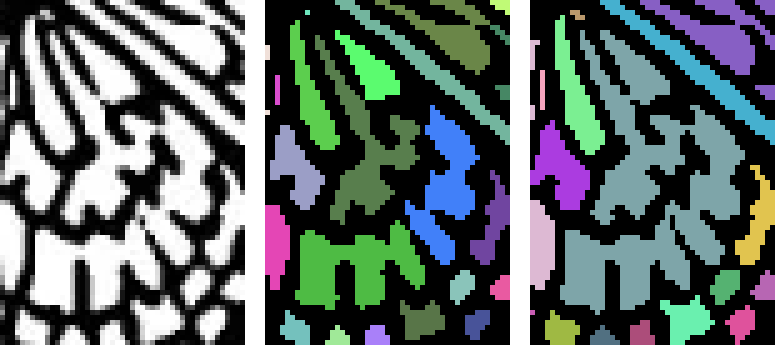
#> input picture research/region-fill/img/butterfly_leak_T200_vs_T128.png, 775 x 345 px
$ python upscale_leak.py img/butterfly_leak_T200_vs_T128.png
#> lines starting #> are read from the running program, lines starting #| are printed output that depends on the picture
"""Does segmenting on a 1500px upscale (as canvas drawImage would produce) leak more or less than native?
Representative pixel per baseline region = its distance-transform maximum (deep interior)."""
import sys, numpy as np
from PIL import Image
from scipy import ndimage
S4=[[0,1,0],[1,1,1],[0,1,0]]
im=Image.open(sys.argv[1]).convert("L"); g=np.asarray(im,dtype=np.uint8); H,W=g.shape
#> after `im = Image.open(sys.argv[1]).convert('L')`:
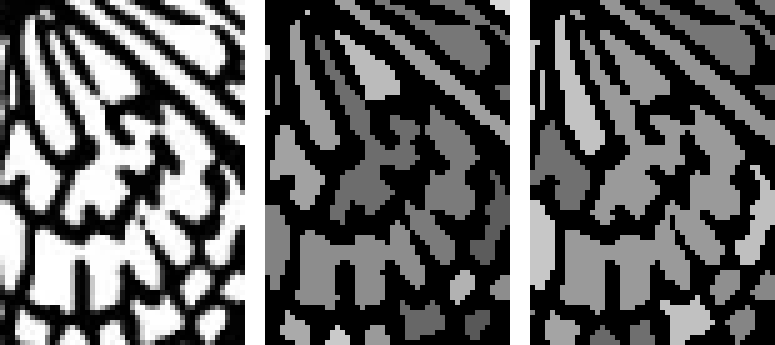
#> im: PIL image 775x345 L; min 0, max 255, mean 100.7
#> after `H, W = g.shape`: H = 345; W = 775
base,nb=ndimage.label(g>=200,structure=S4); bsz=np.bincount(base.ravel()); real=np.nonzero(bsz>=50)[0]; real=real[real>0]
#> after `base, nb = ndimage.label(g >= 200, structure=S4)`:
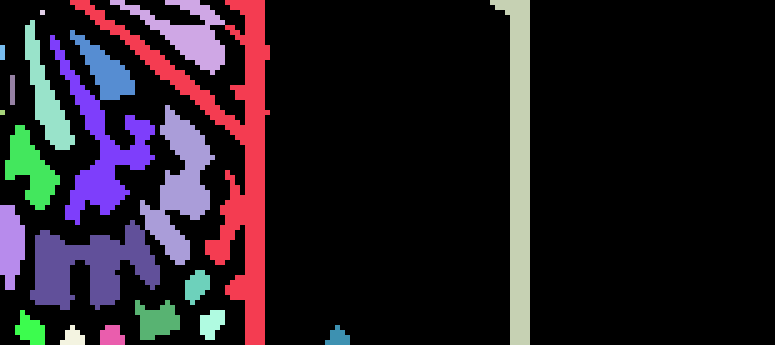
#> base: shape (345, 775) int32; 22 distinct labels, from 0 to 21; one colour per label, 0 black
#> after `base, nb = ndimage.label(g >= 200, structure=S4)`: nb = 21
#> after `bsz = np.bincount(base.ravel())`: bsz = 22 values, max 214750 at index 0, min 25 at index 4, mean 12153.4
#> after `real = np.nonzero(bsz >= 50)[0]`: real = 20 values from 0 to 21
#> after `real = real[real > 0]`: real = 19 values from 1 to 21
dt=ndimage.distance_transform_edt(g>=200)
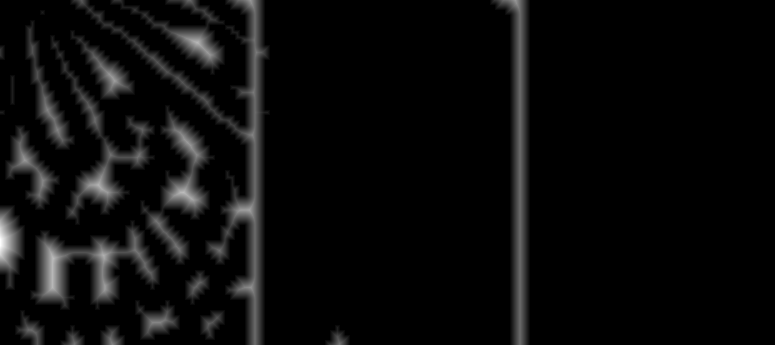
#> dt: shape (345, 775) float64; min 0, max 25, mean 1.1; drawn with min black and max white
pos=np.array(ndimage.maximum_position(dt,base,real))  # (y,x) per region
#> pos = 19 rows, first 8: [210, 249], [42, 197], [0, 515], [109, 47], [80, 114], [185, 98], [49, 0], [97, 12]
print(f"baseline native T=200: {len(real)} regions>=50px; interior DT at rep: min={dt[pos[:,0],pos[:,1]].min():.1f}")
#| baseline native T=200: 19 regions>=50px; interior DT at rep: min=3.0
for size,resample,name in ((1500,Image.BILINEAR,'bilinear'),(1500,Image.BICUBIC,'bicubic'),(1500,Image.NEAREST,'nearest'),(843,Image.NEAREST,'native')):
    u=np.asarray(im.resize((size,size),resample),dtype=np.uint8)
    for T in (200,128):
        ul,nu=ndimage.label(u>=T,structure=S4); usz=np.bincount(ul.ravel())
        uy=np.clip((pos[:,0]*size+size//2)//H,0,size-1); ux=np.clip((pos[:,1]*size+size//2)//W,0,size-1)
        uid=ul[uy,ux]; valid=uid>0
        cnt=np.bincount(uid[valid]); merged=(cnt>1).sum(); swallowed=cnt[cnt>1].sum()
        print(f"{name:8s} {size}px T={T}: regions={nu} (>=50px: {(usz[1:]>=50).sum()}); reps on line={(~valid).sum()}; "
              f"{merged} regions swallow {swallowed} baseline regions (leaks vs native T=200); largest={usz[1:].max()/u.size:.1%}")
#> this loop made 4 passes
#> pass 1, `u=np.asarray(im.resize((size,size),resample),dtype=np.uint8)`:
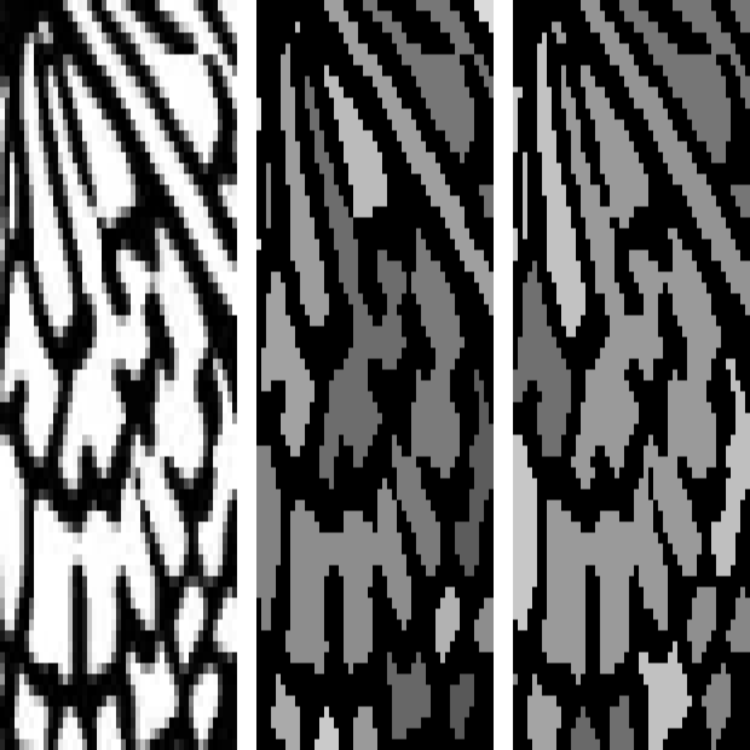
#> u: shape (1500, 1500) (shown at 1/2 size); min 0, max 255, mean 100.7

$ run again, on research/region-fill/img/garden-gate_regions_T200.png
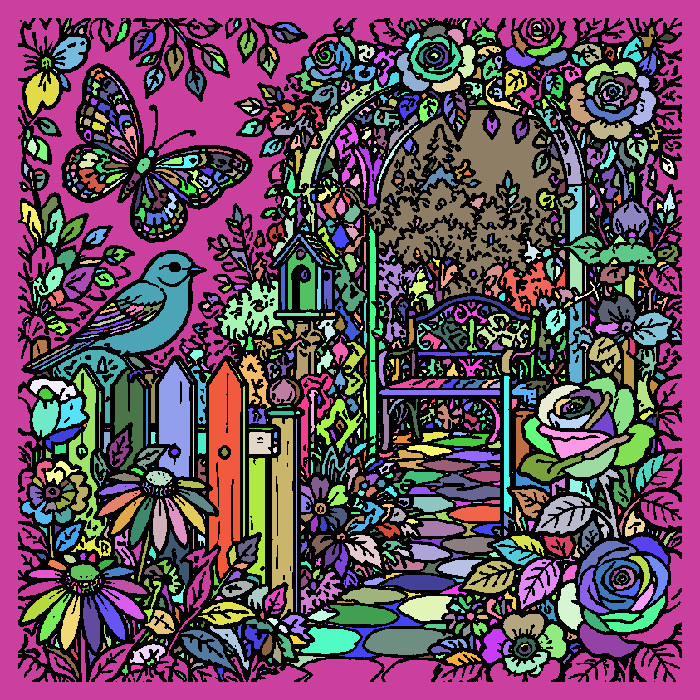
#> input picture research/region-fill/img/garden-gate_regions_T200.png, 700 x 700 px
#> `base, nb = ndimage.label(g >= 200, structure=S4)`:
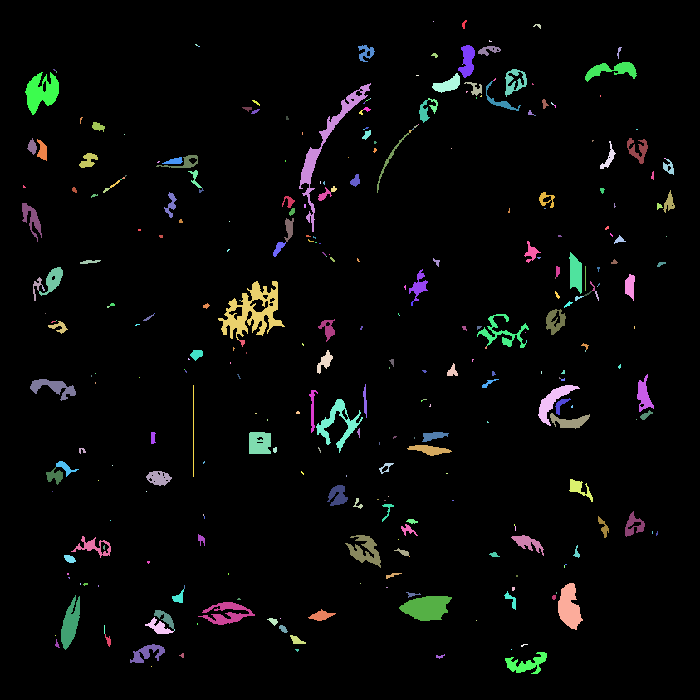
#> base: shape (700, 700) int32; 324 distinct labels, from 0 to 323; one colour per label, 0 black
#> nb = 323
#> bsz = 324 values, max 465677 at index 0, min 1 at index 2, mean 1512.3
#> real = 90 values from 0 to 320
#> real = 89 values from 6 to 320
#> pos = 89 pairs, first value 48 to 667, second value 32 to 669
#| baseline native T=200: 89 regions>=50px; interior DT at rep: min=1.0
#> the loop `for size,resample,name in ((1500,Image.BILINEAR,'bilinear'),(1500,Imag..` made 4 passes
#> pass 1, `u=np.asarray(im.resize((size,size),resample),dtype=np.uint8)`:
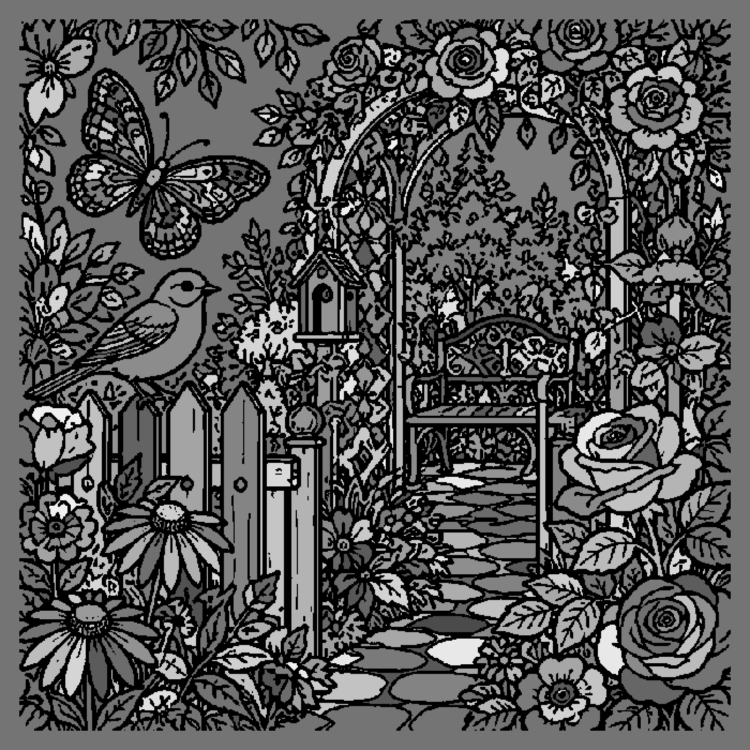
#> u: shape (1500, 1500) (shown at 1/2 size); min 0, max 248, mean 83.3

$ run again, on research/region-fill/img/halo_grow_multiply_crop.png
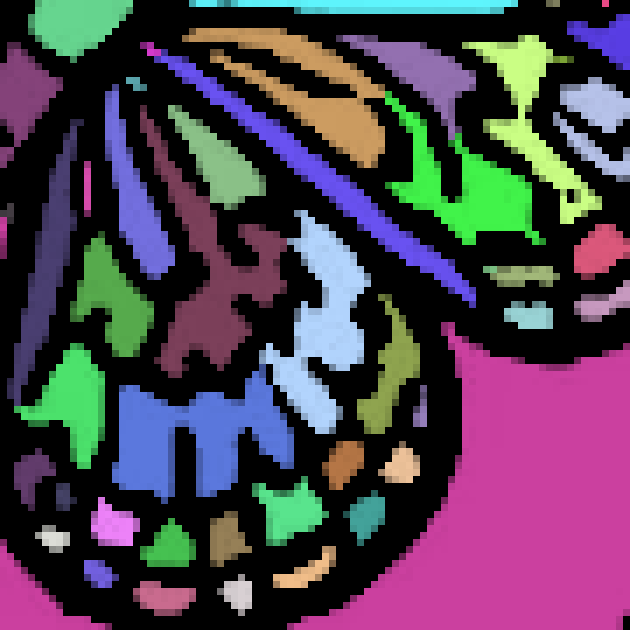
#> input picture research/region-fill/img/halo_grow_multiply_crop.png, 630 x 630 px
#> `base, nb = ndimage.label(g >= 200, structure=S4)`:
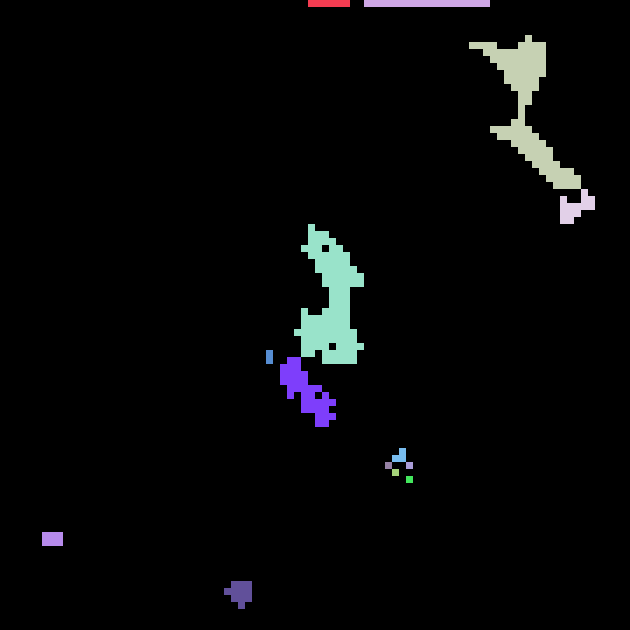
#> base: shape (630, 630) int32; 15 distinct labels, from 0 to 14; one colour per label, 0 black
#> nb = 14
#> bsz = [381857, 294, 882, 4900, 686, 5243, 98, 1764, 147, 49, 49, 49, 49, 294, 539]
#> real = [0, 1, 2, 3, 4, 5, 6, 7, 8, 13, 14]
#> real = [1, 2, 3, 4, 5, 6, 7, 8, 13, 14]
#> `dt=ndimage.distance_transform_edt(g>=200)`:
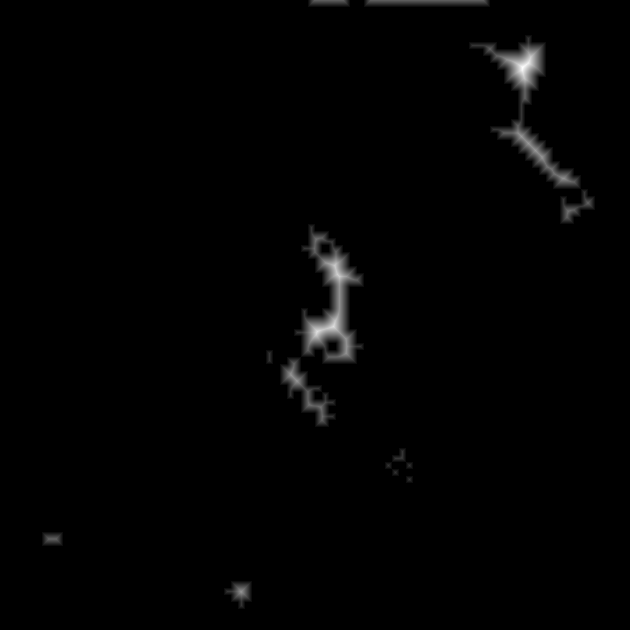
#> dt: shape (630, 630) float64; min 0, max 19.24, mean 0.191; drawn with min black and max white
#> pos = [[0, 337], [0, 375], [67, 522], [211, 568], [326, 333], [353, 269], [375, 291], [457, 401], [538, 50], [591, 241]]
#| baseline native T=200: 10 regions>=50px; interior DT at rep: min=4.0
